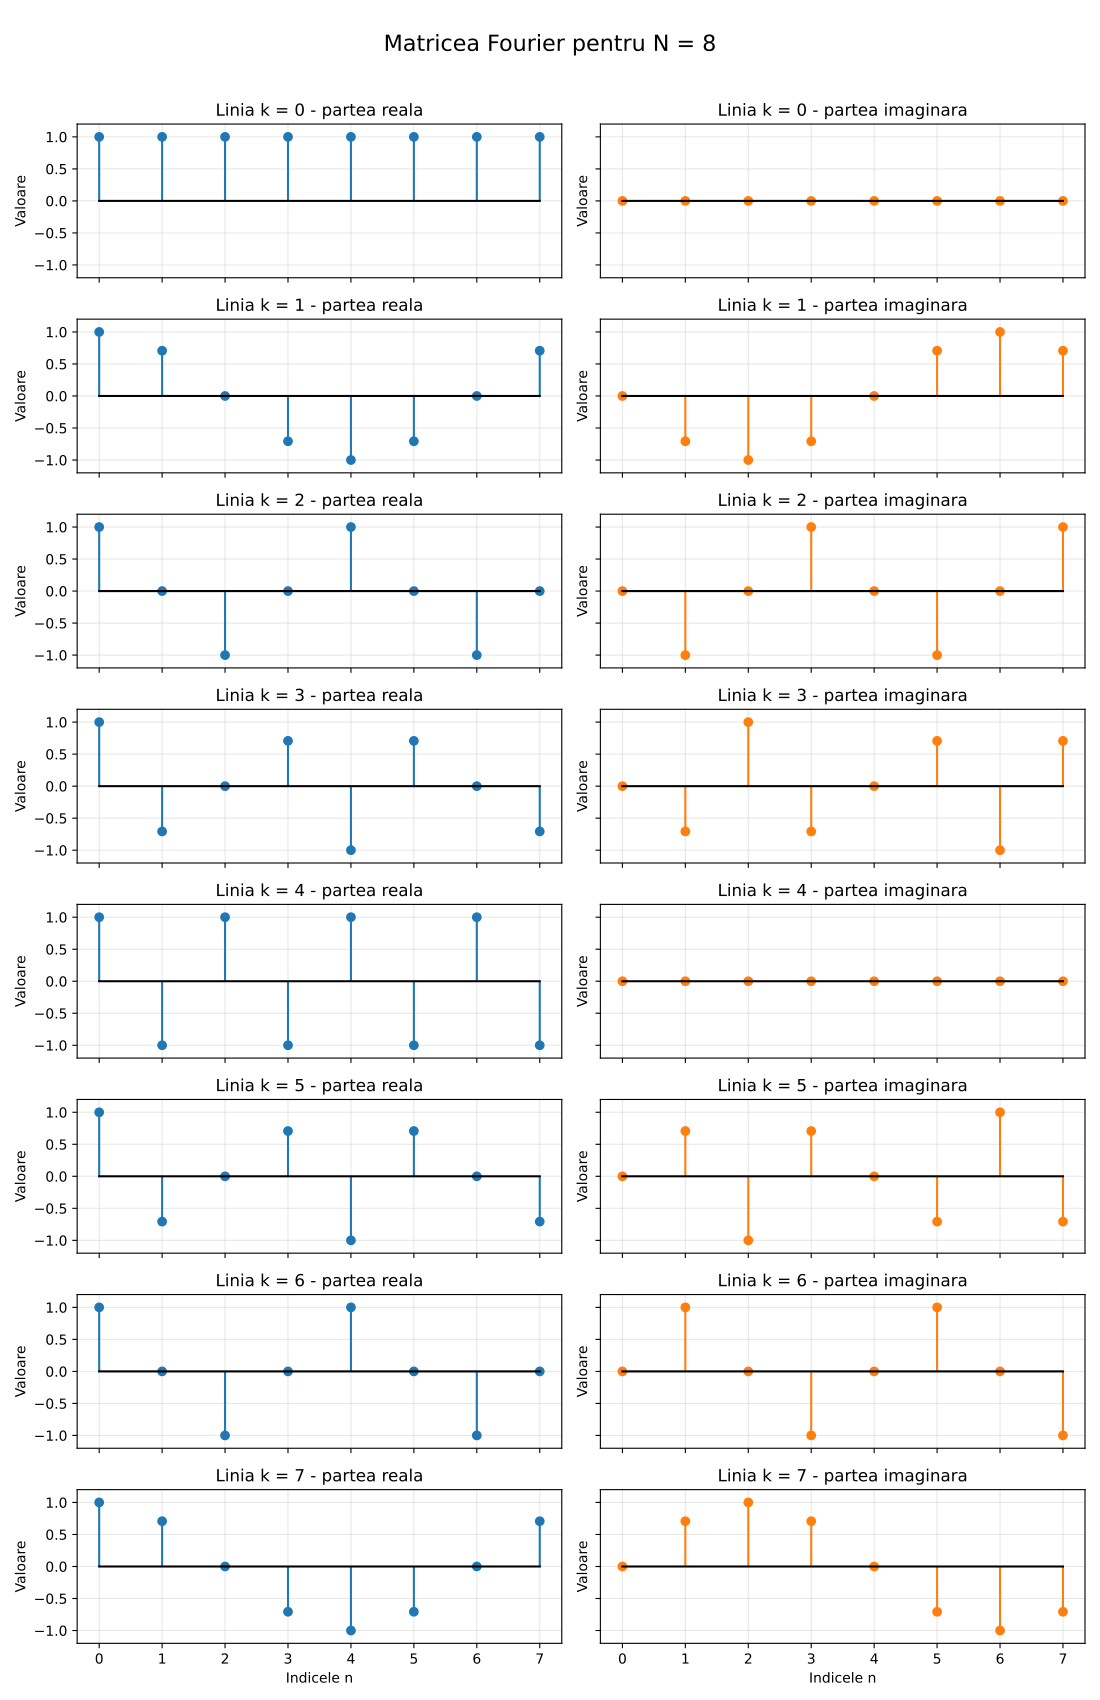

The script that saved this image:
# Laboratorul 3 - Exercitiul 1: matricea Fourier pentru N = 8.
# Formula folosita: F[k, n] = exp(-2*pi*j*k*n/N), fara normalizare.

import numpy as np  # Importam NumPy pentru matrice si calcule cu numere complexe.
import matplotlib.pyplot as plt  # Importam functiile pentru desenarea graficelor.

N = 8  # Matricea Fourier va avea 8 linii si 8 coloane.
F = np.zeros((N, N), dtype=complex)  # Cream o matrice 8 x 8 de zerouri complexe.

for k in range(N):  # Parcurgem liniile: k = 0, 1, ..., 7.
    for n in range(N):  # Pentru fiecare linie, parcurgem coloanele: n = 0, ..., 7.
        F[k, n] = np.exp(-2j * np.pi * k * n / N)  # Aplicam formula; 1j este unitatea imaginara.

print("Matricea Fourier F (rotunjita doar pentru afisare):")  # Anuntam ce afisam.
print(np.round(F, 3))  # Afisam F cu 3 zecimale; valorile folosite in calcule raman neschimbate.

F_H = F.conj().T  # Calculam F^H: conjugam elementele si apoi transpunem matricea.
produs = F_H @ F  # Calculam produsul de matrice F^H F; @ inseamna inmultire matriceala.
I = np.eye(N)  # Cream matricea identitate 8 x 8: 1 pe diagonala, 0 in rest.

verificare = np.allclose(produs, N * I)  # Verificam daca F^H F este aproximativ egal cu 8I.
eroare = np.linalg.norm(produs - N * I)  # Masuram abaterea prin norma Frobenius.
print("F^H @ F este aproximativ egal cu 8I:", verificare)  # Rezultatul trebuie sa fie True.
print("Norma diferentei F^H @ F - 8I:", eroare)  # Valoarea trebuie sa fie foarte aproape de 0.

U = F / np.sqrt(N)  # Impartim fiecare element la sqrt(8), obtinand matricea normalizata.
print("U^H @ U este aproximativ egal cu I:", np.allclose(U.conj().T @ U, I))  # U este unitara in sens strict.

n = np.arange(N)  # Cream indicii coloanelor: [0, 1, 2, 3, 4, 5, 6, 7].
fig, axe = plt.subplots(N, 2, figsize=(11, 17), sharex=True, sharey=True)  # Cream 8 randuri si 2 coloane de grafice.
fig.suptitle("Matricea Fourier pentru N = 8", fontsize=16)  # Adaugam titlul general.

for k in range(N):  # Desenam separat fiecare dintre cele 8 linii ale matricei.
    axe[k, 0].stem(n, F[k, :].real, linefmt="C0-", markerfmt="C0o", basefmt="k-")  # Reprezentam partea reala a liniei k.
    axe[k, 0].set_title(f"Linia k = {k} - partea reala")  # Titlul graficului din stanga.
    axe[k, 1].stem(n, F[k, :].imag, linefmt="C1-", markerfmt="C1o", basefmt="k-")  # Reprezentam partea imaginara a liniei k.
    axe[k, 1].set_title(f"Linia k = {k} - partea imaginara")  # Titlul graficului din dreapta.
    for ax in axe[k]:  # Configuram ambele grafice de pe randul curent.
        ax.set_xticks(n)  # Marcam pe axa orizontala indicii intregi de la 0 la 7.
        ax.set_ylim(-1.2, 1.2)  # Folosim aceeasi scara verticala pentru toate graficele.
        ax.set_ylabel("Valoare")  # Etichetam axa verticala.
        ax.grid(True, alpha=0.3)  # Adaugam o grila discreta, pentru citirea valorilor.

axe[-1, 0].set_xlabel("Indicele n")  # Etichetam axa orizontala a ultimei linii, in stanga.
axe[-1, 1].set_xlabel("Indicele n")  # Etichetam axa orizontala a ultimei linii, in dreapta.
fig.tight_layout(rect=[0, 0, 1, 0.97])  # Aranjam graficele si lasam loc pentru titlul general.
fig.savefig("ex1.pdf")  # Salvam toate cele 16 subplot-uri intr-un PDF vectorial.
plt.show()  # Afisam fereastra cu graficele.
